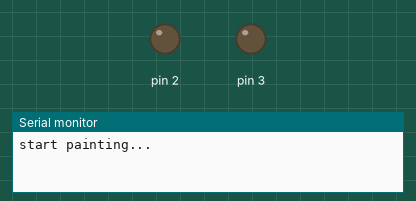
A sketch run on a simulated Arduino Nano, built with avr-gcc and run on an emulated ATmega328P. On the bench: output pins drawn as LEDs (lit = HIGH), the last lines printed to the serial monitor.

Above: at 0.1 s.
At 17.1 s:
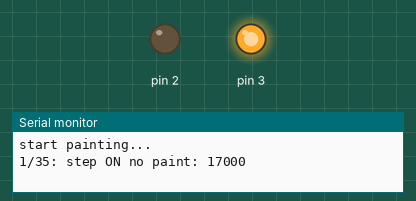
At 39.6 s:
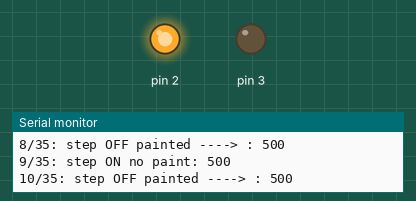
Timing chart, 0 to 40.0 s (numbered marks = the images above):
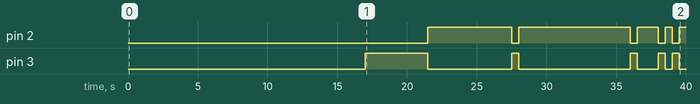

Measured:
- by itself, pin 2: LOW → HIGH at 21.5 s, → LOW 6.0 s later, → HIGH 0.50 s later, → LOW 8.0 s later, … (9 changes in this stretch)
- by itself, pin 3: LOW → HIGH at 17.0 s, → LOW 4.5 s later, → HIGH 6.0 s later, → LOW 0.50 s later, … (10 changes in this stretch)

The sketch:

IkatPainter.ino
```cpp
// Basic yarn-painting machine

// Writes a pattern defined in an array of on/off time codes

// Circuit: Red to Ground, Orange to D2, Yellow to D3

const int maxCmds = 300; // Arduino Nano size limits us to no more than 300 or so long commands, 600 int
// the following pattern was generated from: https://rawgit.com/kaicarver/ikat/master/index.html
unsigned long slitCmds[] = {
17000, // ON
21500, // OFF
27500, // ON
28000, // OFF
36000, // ON
36500, // OFF
38000, // ON
38500, // OFF
39000, // ON
39500, // OFF
46500, // ON
47000, // OFF
47500, // ON
48500, // OFF
49000, // ON
50000, // OFF
55500, // ON
57000, // OFF
58000, // ON
58500, // OFF
65500, // ON
66000, // OFF
67500, // ON
68000, // OFF
75000, // ON
75500, // OFF
77000, // ON
77500, // OFF
84500, // ON
85000, // OFF
86500, // ON
87000, // OFF
94000, // ON
94500, // OFF
96000, // ON
96500 // OFF
}; // TODO: this size should be checked for

int count = 35; // this should match the number of commands

// This is the real painting code:
// paint according to an array of on/off timecodes

int slitCmdIndex = 0;
unsigned long tInitial = millis();
unsigned long curPaintOn = 0;
unsigned long curPaintOff = 0;

void setup() {
  // initialize the serial port:
  Serial.begin(9600);
  pinMode(2, OUTPUT);
  pinMode(3, OUTPUT);
  tInitial = millis();
  Serial.println("start painting...");
}

void loop() {
  unsigned long t = millis() - tInitial; // relative time
  if (slitCmdIndex < count) {
    if (t >= slitCmds[slitCmdIndex]) {
      if ((slitCmdIndex % 2) == 0) {
        stepOn();  // turn paint on if not already on
        Serial.print("no paint: ");
        Serial.println(t - curPaintOff);
        curPaintOn = t;
      } else {
        stepOff(); // turn off if not already off
        Serial.print("painted ----> : ");
        Serial.println(t - curPaintOn);
        curPaintOff = t;
      }
      slitCmdIndex++;
    }
  } else {
    // we executed all the commands in the array
    Serial.println("done painting!");
    delay(60000);
  }
}

void stepOn() {
  logCount();
  Serial.print("step ON ");
  digitalWrite(2,  LOW);
  digitalWrite(3, HIGH);
}
void stepOff() {
  logCount();
  Serial.print("step OFF ");
  digitalWrite(2, HIGH);
  digitalWrite(3,  LOW);
}

void logCount() {
  Serial.print(slitCmdIndex+1);
  Serial.print("/");
  Serial.print(count);
  Serial.print(": ");
}
```
